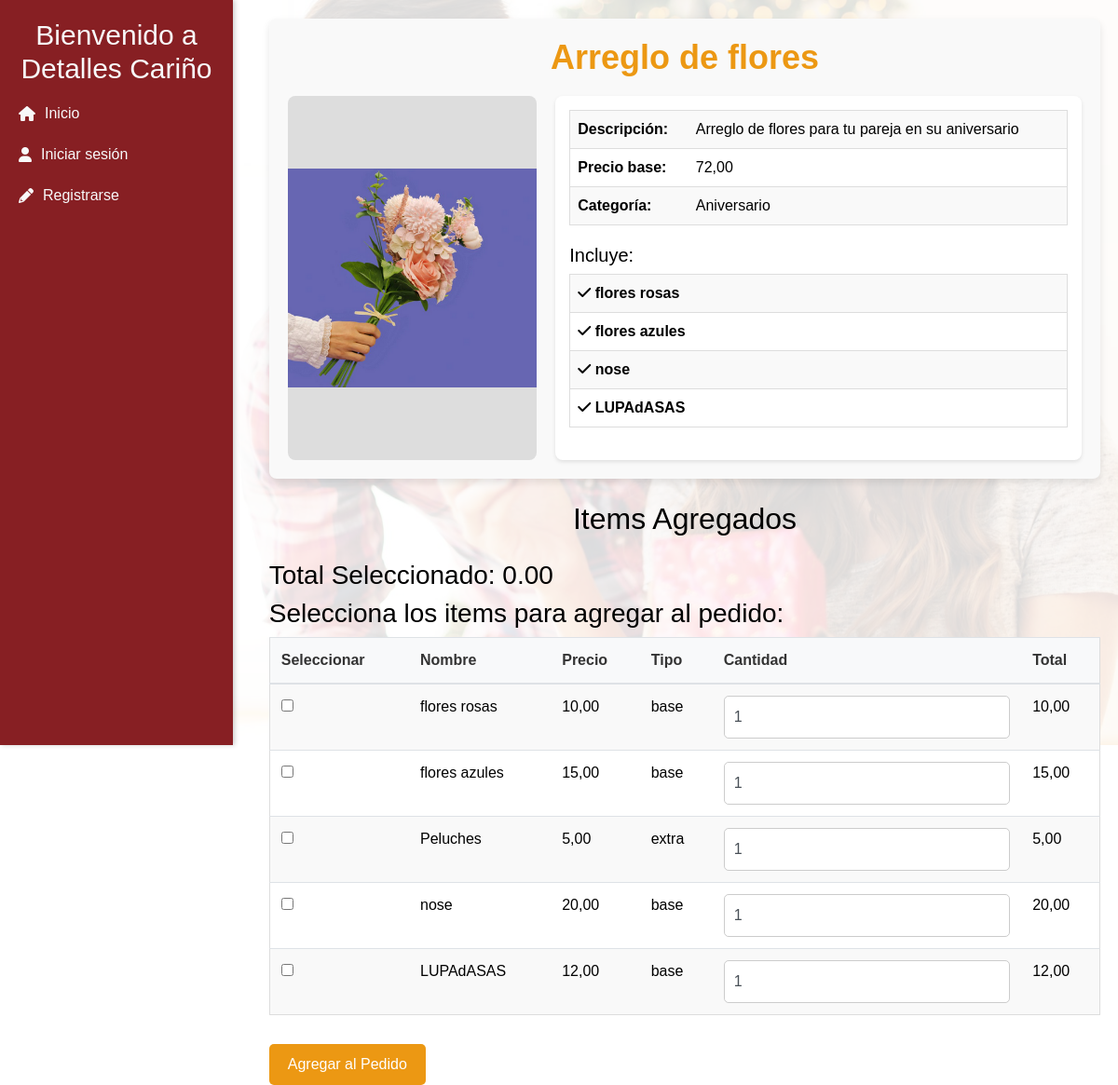
/pedidos/agregar/25/1, run on the app's committed database.
### pedidos/models.py (models this page shows, shortened)
class Producto(models.Model):
    nombre = models.CharField(max_length=50)
    descripcion = models.TextField(max_length=200)
    imagen = models.ImageField(upload_to='productos/', default='productos/producto-default.jpg' , null=True, blank=True)
    categoria = models.CharField(max_length=100)
    precio_base = models.DecimalField(max_digits=10, decimal_places=2, default=0.0, blank=True, null=True)

class Item(models.Model):
    OPC_PRODUCTO = [("base", "Producto Base"), ("extra", "Personalización")]
    nombre = models.CharField(max_length=50)
    imagen = models.ImageField(upload_to='items/', null=True, blank=True)
    precio = models.DecimalField(max_digits=10, decimal_places=2)
    tipo = models.CharField(max_length=50, choices=OPC_PRODUCTO)
    producto = models.ForeignKey(Producto, on_delete=models.CASCADE, related_name="items")

### pedidos/views.py (the view)
# urls.py: path('pedidos/agregar/<int:pedido_id>/<int:producto_id>', agregar_pedido, name='agregar_pedido'),   #Agrega Producto
def agregar_pedido(request, pedido_id, producto_id):
    producto = get_object_or_404(Producto, id=producto_id)
    personalizaciones = producto.items.filter(tipo='base')
    items = Item.objects.filter(producto=producto)
    form = ItemForm()
    contenido = {
        'producto': producto,
        'personalizaciones': personalizaciones,
        'formulario': form,
        'items': items ,
        'cliente': request.cliente,
        'pedido_id': pedido_id
    }
    return render(request, 'pedidos/seleccion-productos.html', contenido)

### pedidos/forms.py
class ItemForm(forms.ModelForm):
    class Meta:
        model = Item
        fields = ['nombre', 'imagen', 'precio', 'tipo']
        widgets = {
            'nombre': forms.TextInput(attrs={'class': 'form-control', 'placeholder': 'Ej: Nombre del ítem'}),
            'imagen': forms.ClearableFileInput(attrs={'class': 'form-control'}),
            'precio': forms.NumberInput(attrs={'class': 'form-control', 'placeholder': 'Ej: 0.00'}),    #Gestionar para que calcule en base al modelo
            'tipo': forms.Select(attrs={'class': 'form-control'}),
        }

### templates/pedidos/seleccion-productos.html (shortened to what this page needs)
{% extends 'menu.html' %}
{% block content %}
    <div class="info-producto">
        <h1>{{ producto.nombre }}</h1> {{request.COOKIES.pedido_id}}
        <div class="producto-contenido">
            <div class="img">
                <img src="{{ producto.imagen.url }}" alt="{{ producto.nombre }}">
            </div>
            <div class="info">
                <table>
                    <tr>
                        <td><strong>Descripción:</strong></td>
                        <td>{{ producto.descripcion }}</td>
                    </tr>
                    <tr>
                        <td><strong>Precio base:</strong></td>
                        <td>{{ producto.precio_base }}</td>
                    </tr>
                    <tr>
                        <td><strong>Categoría:</strong></td>
                        <td>{{ producto.categoria }}</td>
                    </tr>
                </table>
                <h5>Incluye:</h5>
                <table>
                    {% for personalizacion in personalizaciones %}
                    <tr>
                        <td>
                            <i class="fas fa-check"></i> {{ personalizacion.nombre }}
                        </td>
                    </tr>
                    {% endfor %}
                </table>
            </div>
        </div>
    </div>
    <h2 class="m-4 mb-4 text-center">Items Agregados</h2>
    <h3 class="mt-4">Total Seleccionado: <span id="totalSeleccionado">0.00</span></h3>
    <form id="agregarPedidoForm" method="post" action="{% url 'agregar_pedido_items' pedido_id producto.id %}">
        <h3>Selecciona los items para agregar al pedido:</h3>
        <table class="table">
            <thead>
                <tr>
                    <th scope="col">Seleccionar</th>
                    <th scope="col">Nombre</th>
                    <th scope="col">Precio</th>
                    <th scope="col">Tipo</th>
                    <th scope="col">Cantidad</th>
                    <th scope="col">Total</th>
                </tr>
            </thead>
            <tbody>
                {% for item in items %}
                <tr>
                    <td data-label="Seleccionar:">
                        <input type="checkbox" class="item-check" name="items" value="{{ item.id }}" data-precio="{{ item.precio }}">
                    </td>
                    <td data-label="Nombre">{{ item.nombre }}</td>
                    <td class="Precio" data-label="Precio">{{ item.precio }}</td>
                    <td data-label="Tipo">{{ item.tipo }}</td>
                    <td>
                        <input type="number" name="cantidades" value="1" min="1" class="form-control cantidad">
                    </td>
                    <td data-label="Total - Item(s)">
                        <span class="total">{{ item.precio|floatformat:2 }}</span>
                    </td>
                </tr>
                {% endfor %}
            </tbody>
        </table>
        <button type="submit" class="btn btn-primary">Agregar al Pedido</button>
    </form>
{% endblock %}

### static/css/main.css (style rules this page uses)
body { font-family: Arial, sans-serif; color: #000000; position: relative; }
body::before { content: ""; position: fixed; top: 0; left: 0; width: 100%; height: 100vh; background-image: url("../img/bg-main.jpg"); background-size: cover; background-position: center; background-repeat: no-repeat; z-index: -1; }
body::after { content: ""; position: fixed; top: 0; left: 0; width: 100%; height: 100%; background-color: rgba(255, 255, 255, 0.85); z-index: -1; }
table { background-color: #fff; border-radius: 20px; border: 1px solid #ddd; -webkit-overflow-scrolling: touch; }
thead th { background-color: #f8f9fa; color: #333; }
tbody tr:nth-child(odd) { background-color: #f9f9f9; }
tbody tr:nth-child(even) { background-color: #fff; }
tbody td { vertical-align: middle; }
.info-producto { background-color: #f9f9f9; padding: 20px; border-radius: 8px; box-shadow: 0 4px 8px rgba(0, 0, 0, 0.1); }
.info-producto h1 { font-size: 36px; color: #ec9813; font-weight: bold; text-align: center; margin-bottom: 20px; }
.producto-contenido { display: flex; gap: 20px; }
.info-producto .img { flex: 1; background-color: #ddd; border-radius: 8px; overflow: hidden; display: flex; justify-content: center; align-items: center; }
.info-producto .img img { max-width: 100%; height: auto; }
.info-producto .info { flex: 2; background-color: #fff; padding: 15px; border-radius: 8px; box-shadow: 0 2px 4px rgba(0, 0, 0, 0.1); }
.info-producto .info table { width: 100%; margin-bottom: 20px; border-collapse: collapse; }
.info-producto .info table td { padding: 8px; border-bottom: 1px solid #ddd; }
.info-producto .info table td:first-child { font-weight: bold; }
.btn { padding: 10px 20px; font-size: 16px; border: none; border-radius: 5px; cursor: pointer; transition: background-color 0.3s ease; margin-right: 10px; }
.form-control { width: 100%; padding: 10px; border-radius: 5px; border: 1px solid #ccc; font-size: 16px; }
.btn-primary { background-color: #ec9813; color: #fff; padding: 10px 20px; border: none; border-radius: 5px; cursor: pointer; font-size: 16px; transition: background-color 0.3s ease, transform 0.3s ease; margin-top: 15px; }

### data on the page
Producto: nombre "Arreglo de flores", imagen (picture), descripcion "Arreglo de flores para tu pareja en su aniversario", precio_base "72,00", categoria "Aniversario"
Item: nombre "flores rosas", precio "10,00", tipo "base"
Item: nombre "flores azules", precio "15,00", tipo "base"
Item: nombre "nose", precio "20,00", tipo "base"
Item: nombre "LUPAdASAS", precio "12,00", tipo "base"
Item: nombre "Peluches", precio "5,00", tipo "extra"
